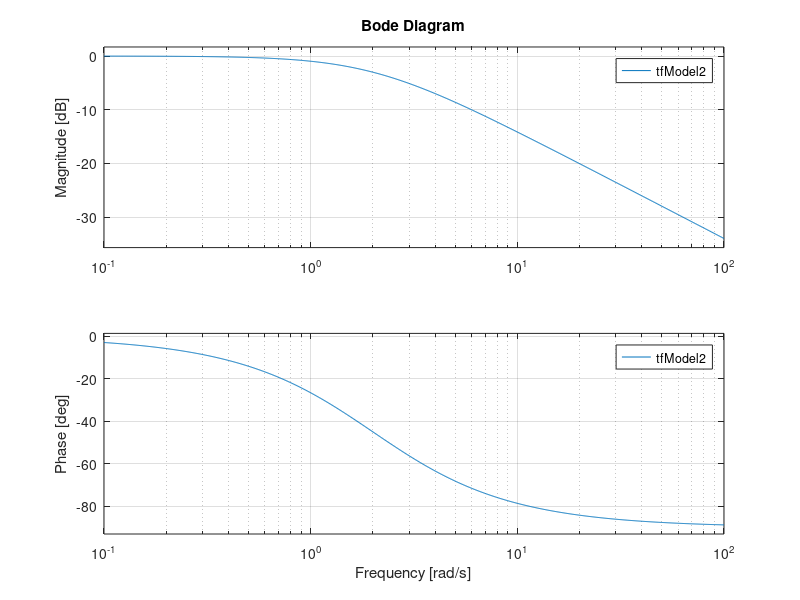

The MATLAB source for this figure: (Note: this script raises an error after producing the figure.)
L = 50e-2;
R = 1;
Vdc = 1;
Ts = 1e-4;

reference_frequency_hz = 100;
n_levels = 9;

Kp = 6.3;
Ki = 63;
Kd = 0;

Ron = 0.025;
C = 100e-4;
tfModel1 =tf([Ron*C 1],[Ron*C*L, L+R*Ron*C R +  4*Ron]);
tfModel2 =tf([1],[L R]);

hold on
bode(tfModel1);
bode(tfModel2);
bode(tf3);

legend('Ron','Roff','SysId','HW')